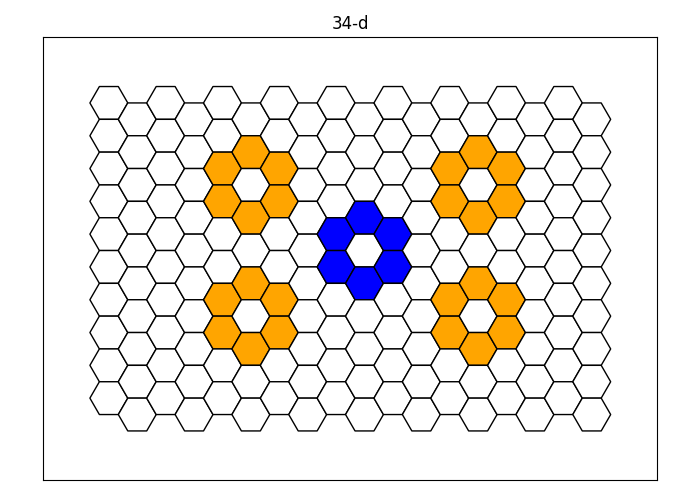

Recreate this plot in Python.
# Created by chat gpt

from utils.reading_tasks import read_task
from hexagen import HexagonsGame, Tile, Shape, Line, Circle, Triangle
from constants.constants import *

task_index = 34
gold_boards = list(read_task(task_index)['gold_boards'])

HexagonsGame.start()

center_tile = Tile(10, 5)

# get all neighbors of the center tile and group them into a shape
neighbors = center_tile.neighbors()
blue_flower = Shape(neighbors)

# set the color of the shape to blue and draw it
blue_flower.draw('blue')

# create copies of the blue flower in the desired locations
down_right_flower = blue_flower.copy_paste('down_right', spacing=1)
up_right_flower = blue_flower.copy_paste('up_right', spacing=1)
down_left_flower = blue_flower.copy_paste('down_left', spacing=1)
up_left_flower = blue_flower.copy_paste('up_left', spacing=1)

# group the tiles of the four flowers into a shape
orange_flowers = Shape(down_right_flower.tiles + up_right_flower.tiles +
                        down_left_flower.tiles + up_left_flower.tiles)

# set the color of the shape to orange and draw it
orange_flowers.draw('orange')

import os
HexagonsGame.plot(gold_boards=None, multiple=0,file_name=os.path.basename(__file__).split('.')[0])
